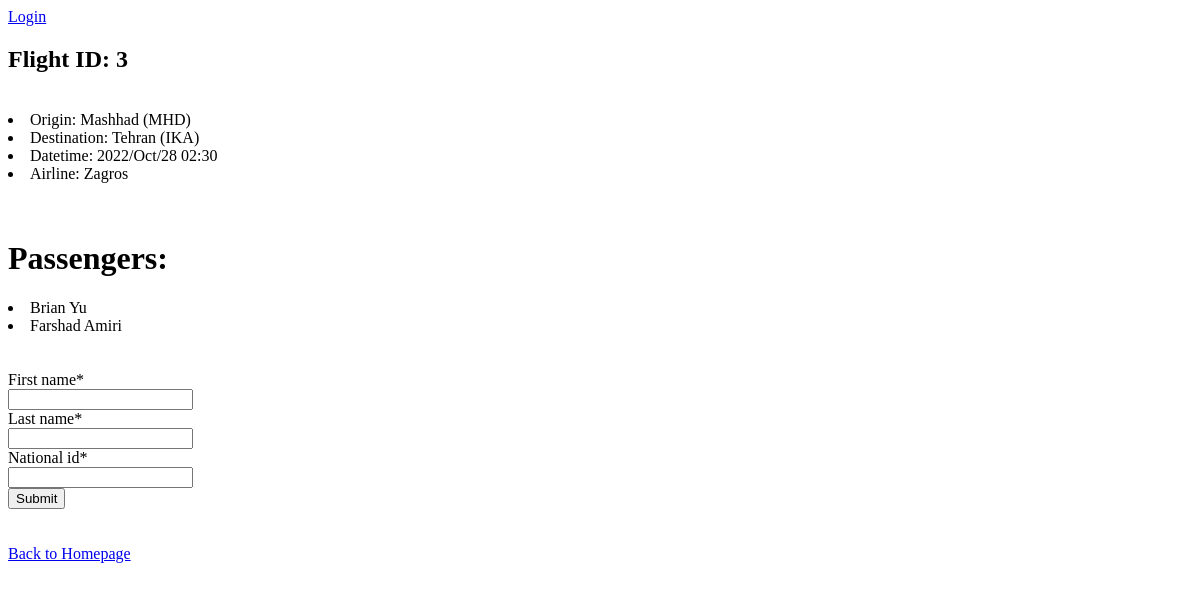
Before: /flight?3 with the older database file.
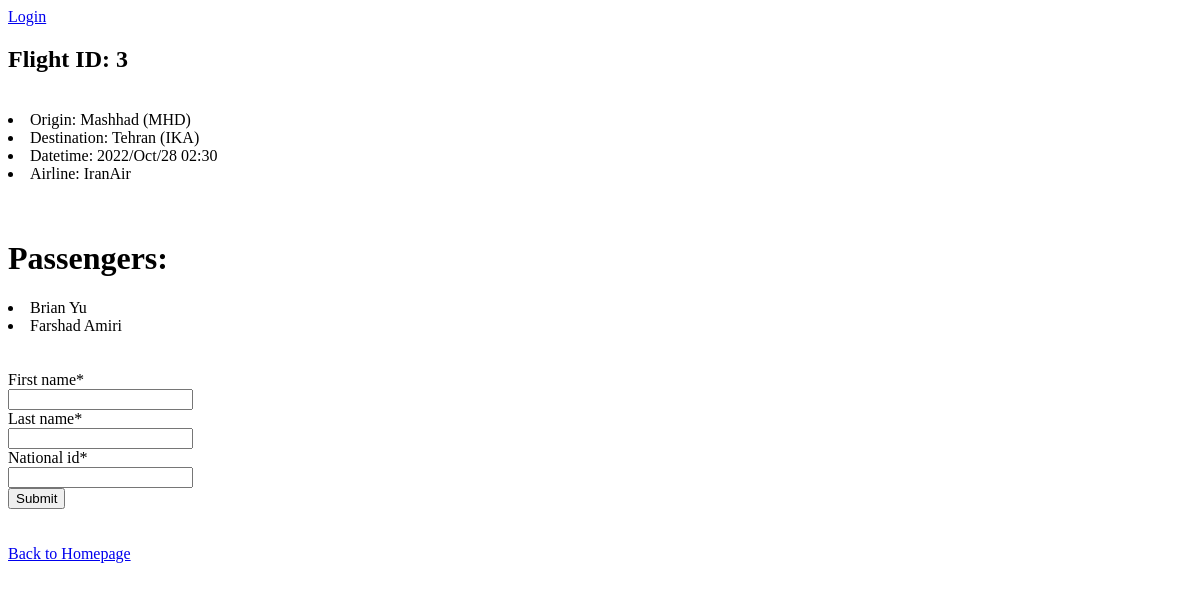
After: the same page with the newer database file.
### flights/models.py (models this page shows, shortened)
class Flight(models.Model):
    origin = models.ForeignKey(Airport, related_name='flights_from', on_delete=models.CASCADE)
    destination = models.ForeignKey(Airport, related_name='flights_to', on_delete=models.CASCADE)
    airline = models.ForeignKey(Airline, on_delete=models.CASCADE)
    datetime = models.DateTimeField()

class Airline(models.Model):
    name = models.CharField(max_length=20)
    def __str__(self):
        return f'{self.name}'

class Airport(models.Model):
    name = models.CharField(max_length=60)
    symbol = models.CharField(max_length=3)
    city = models.ForeignKey(City, related_name='airports' ,on_delete=models.CASCADE)
    def __str__(self):
        return f'{self.city} ({self.symbol})'

class City(models.Model):
    name = models.CharField(max_length=25)
    def __str__(self):
        return f'{self.name}'

### flights/views.py (the view, shortened to what this page needs)
# urls.py: path('flight?<int:pk>', flight_detail_view, name='flight_detail'),
def flight_detail_view(request, pk):
    flight = Flight.objects.get(pk=pk)
    if request.method == 'GET':
        passengers = flight.passenger_set.all()
        form = AddPassengerForm()
        return render(request, 'Flight_detail_Page.html', context={
            'flight':flight, 'passengers':passengers, 'form':form, 'pk':pk, 'user':request.user})

### flights/forms.py (shortened to what this page needs)
class AddPassengerForm(ModelForm):
    class Meta:
        model = Passenger
        fields = ['first_name', 'last_name', 'national_id']

### flights/models.py (called while the page is built)
    def __str__(self):
        return f'{self.first_name} {self.last_name}'

### flights/templates/Flight_detail_Page.html (shortened to what this page needs)
{% load crispy_forms_tags %}
<!DOCTYPE html>
<html lang="en">
<head>
</head>
<body>
{% if user.username %}
    <a href="{% url 'users:profile' %}">User: {{ user.username }}</a>
    <br>
    <a href="{% url 'users:logout' %}">Logout</a>
{% else %}
    <a href="{% url 'users:login' %}">Login</a>
{% endif %}
<h2>Flight ID: {{ pk }}</h2>
<br>
<li>Origin: {{ flight.origin }}</li>
<li>Destination: {{ flight.destination }}</li>
<li>Datetime: {{ flight.datetime|date:'Y/M/j H:i' }}</li>
<li>Airline: {{ flight.airline }}</li>
<br><br>
<h1>Passengers:</h1>
{% for p in passengers %}
    <li>{{ p }}</li>
{% empty %}
    No one on this flight yet!
{% endfor %}
<br>
<br>
<form action="{% url 'flights:flight_detail' flight.pk%}" method="post">
    {{ form|crispy }}
    <input type="submit">
</form>
<br><br>
<a href="{% url 'flights:homepage' %}">Back to Homepage</a>
</body>
</html>

Changed rows visible on the page:
changed Flight "Mashhad (MHD)": airline "Zagros" → "IranAir"
